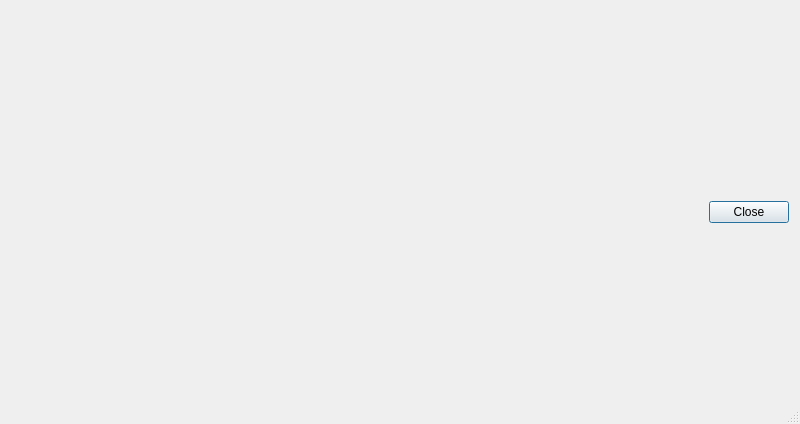
<?xml version="1.0" encoding="UTF-8"?>
<ui version="4.0">
 <class>QgsBrowserPropertiesDialogBase</class>
 <widget class="QDialog" name="QgsBrowserPropertiesDialogBase">
  <property name="geometry">
   <rect>
    <x>0</x>
    <y>0</y>
    <width>800</width>
    <height>424</height>
   </rect>
  </property>
  <property name="windowTitle">
   <string>Dialog</string>
  </property>
  <property name="sizeGripEnabled">
   <bool>true</bool>
  </property>
  <layout class="QVBoxLayout" name="verticalLayout">
   <item>
    <layout class="QVBoxLayout" name="mLayout"/>
   </item>
   <item>
    <widget class="QDialogButtonBox" name="mButtonBox">
     <property name="sizePolicy">
      <sizepolicy hsizetype="Expanding" vsizetype="Maximum">
       <horstretch>0</horstretch>
       <verstretch>0</verstretch>
      </sizepolicy>
     </property>
     <property name="orientation">
      <enum>Qt::Horizontal</enum>
     </property>
     <property name="standardButtons">
      <set>QDialogButtonBox::Close</set>
     </property>
    </widget>
   </item>
  </layout>
 </widget>
 <resources/>
 <connections>
  <connection>
   <sender>mButtonBox</sender>
   <signal>accepted()</signal>
   <receiver>QgsBrowserPropertiesDialogBase</receiver>
   <slot>accept()</slot>
   <hints>
    <hint type="sourcelabel">
     <x>248</x>
     <y>254</y>
    </hint>
    <hint type="destinationlabel">
     <x>157</x>
     <y>274</y>
    </hint>
   </hints>
  </connection>
  <connection>
   <sender>mButtonBox</sender>
   <signal>rejected()</signal>
   <receiver>QgsBrowserPropertiesDialogBase</receiver>
   <slot>reject()</slot>
   <hints>
    <hint type="sourcelabel">
     <x>316</x>
     <y>260</y>
    </hint>
    <hint type="destinationlabel">
     <x>286</x>
     <y>274</y>
    </hint>
   </hints>
  </connection>
 </connections>
</ui>
